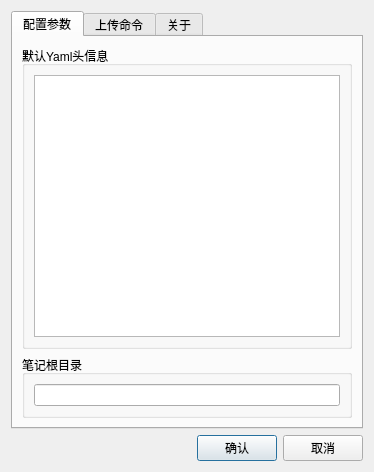
<?xml version="1.0" encoding="UTF-8"?>
<ui version="4.0">
 <class>Dialog</class>
 <widget class="QDialog" name="Dialog">
  <property name="geometry">
   <rect>
    <x>0</x>
    <y>0</y>
    <width>374</width>
    <height>472</height>
   </rect>
  </property>
  <property name="maximumSize">
   <size>
    <width>66666</width>
    <height>66666</height>
   </size>
  </property>
  <property name="windowTitle">
   <string>设置</string>
  </property>
  <property name="windowIcon">
   <iconset resource="my_resources.qrc">
    <normaloff>:/myImages/icon/pngsucai_1321890_5db8f0.png</normaloff>:/myImages/icon/pngsucai_1321890_5db8f0.png</iconset>
  </property>
  <layout class="QGridLayout" name="gridLayout_7">
   <item row="0" column="0">
    <widget class="QTabWidget" name="tabWidget">
     <property name="currentIndex">
      <number>0</number>
     </property>
     <widget class="QWidget" name="tabWidgetPage1">
      <attribute name="title">
       <string>配置参数</string>
      </attribute>
      <layout class="QGridLayout" name="gridLayout_5">
       <item row="1" column="0">
        <widget class="QGroupBox" name="groupBox_2">
         <property name="title">
          <string>笔记根目录</string>
         </property>
         <layout class="QGridLayout" name="gridLayout_3">
          <item row="0" column="0">
           <widget class="QLineEdit" name="pathTextEdit"/>
          </item>
         </layout>
        </widget>
       </item>
       <item row="0" column="0">
        <widget class="QGroupBox" name="groupBox">
         <property name="title">
          <string>默认Yaml头信息</string>
         </property>
         <layout class="QGridLayout" name="gridLayout_2">
          <item row="0" column="0">
           <widget class="QPlainTextEdit" name="yawTextEdit">
            <property name="maximumSize">
             <size>
              <width>1000</width>
              <height>1000</height>
             </size>
            </property>
           </widget>
          </item>
         </layout>
        </widget>
       </item>
      </layout>
     </widget>
     <widget class="QWidget" name="tabWidgetPage2">
      <attribute name="title">
       <string>上传命令</string>
      </attribute>
      <layout class="QGridLayout" name="gridLayout">
       <item row="0" column="0">
        <widget class="QGroupBox" name="groupBox_4">
         <property name="title">
          <string>hexo编译命令</string>
         </property>
         <layout class="QGridLayout" name="gridLayout_9">
          <item row="0" column="0">
           <widget class="QPlainTextEdit" name="hexoTextEdit">
            <property name="plainText">
             <string/>
            </property>
           </widget>
          </item>
         </layout>
        </widget>
       </item>
       <item row="1" column="0">
        <widget class="QGroupBox" name="groupBox_5">
         <property name="title">
          <string>git上传命令</string>
         </property>
         <layout class="QGridLayout" name="gridLayout_8">
          <item row="0" column="0">
           <widget class="QPlainTextEdit" name="gitTextEdit">
            <property name="plainText">
             <string/>
            </property>
           </widget>
          </item>
         </layout>
        </widget>
       </item>
      </layout>
     </widget>
     <widget class="QWidget" name="tabWidgetPage3">
      <attribute name="title">
       <string>关于</string>
      </attribute>
      <layout class="QGridLayout" name="gridLayout_4">
       <item row="0" column="0">
        <widget class="QGroupBox" name="groupBox_3">
         <property name="title">
          <string>关于</string>
         </property>
         <layout class="QGridLayout" name="gridLayout_6">
          <item row="2" column="0">
           <widget class="QLabel" name="label_2">
            <property name="text">
             <string>  作者：常若望  changruowang@163.com</string>
            </property>
           </widget>
          </item>
          <item row="1" column="0">
           <widget class="QLabel" name="label">
            <property name="text">
             <string/>
            </property>
            <property name="pixmap">
             <pixmap resource="my_resources.qrc">:/myImages/icon/unnamed.png</pixmap>
            </property>
           </widget>
          </item>
         </layout>
        </widget>
       </item>
      </layout>
     </widget>
    </widget>
   </item>
   <item row="1" column="0">
    <layout class="QHBoxLayout" name="horizontalLayout" stretch="15,5,5">
     <item>
      <spacer name="horizontalSpacer">
       <property name="orientation">
        <enum>Qt::Horizontal</enum>
       </property>
       <property name="sizeHint" stdset="0">
        <size>
         <width>40</width>
         <height>20</height>
        </size>
       </property>
      </spacer>
     </item>
     <item>
      <widget class="QPushButton" name="pushButton">
       <property name="text">
        <string>确认</string>
       </property>
      </widget>
     </item>
     <item>
      <widget class="QPushButton" name="pushButton_3">
       <property name="text">
        <string>取消</string>
       </property>
      </widget>
     </item>
    </layout>
   </item>
  </layout>
 </widget>
 <resources>
  <include location="my_resources.qrc"/>
 </resources>
 <connections/>
</ui>
